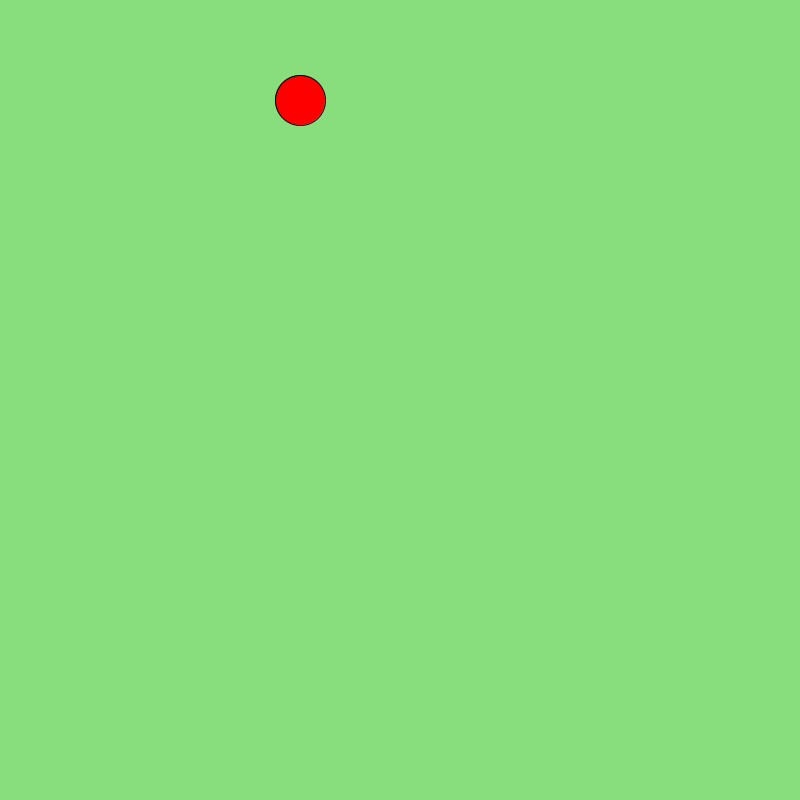
Frame 1 (no input)
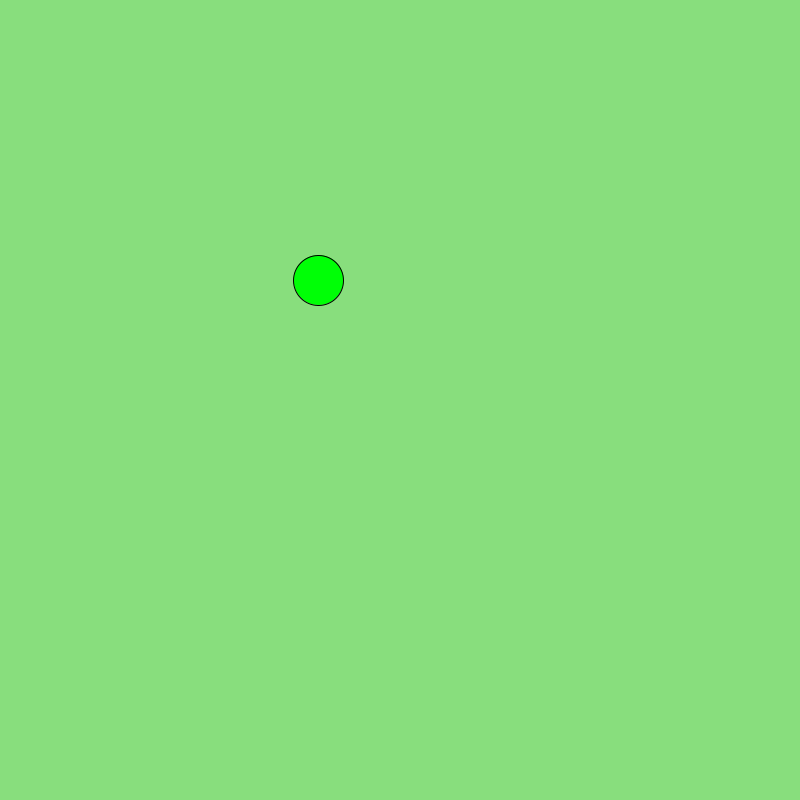
Frame 60 (the mouse pressed at the canvas centre just before this capture)
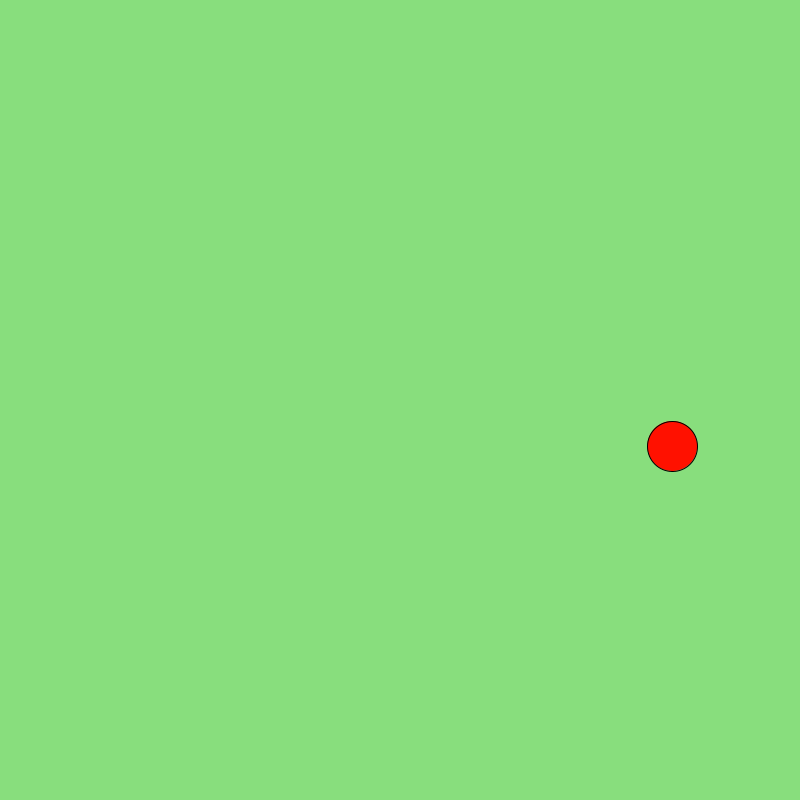
Frame 120 (the mouse held since frame 60 and released just before this capture)

The Processing sketch that drew these frames (run headless with seeded random() and noise(); from frame 60 on, the mouse is pressed at the canvas centre):

// Processing sketch: gravity_ball
// ── gravity_ball.pde
//creates a new mainball called main (controllable)
Mainball main = new Mainball();
//intialize arraylist called balls based on Ball
ArrayList<Ball> balls = new ArrayList<Ball>();
//set canvas size, text size, & color mode
void setup() {
  size(800, 800);
  textSize(20);
  colorMode(HSB);
}
void draw() {
  //draw background every frame
  background(#88DE7D);
  //mainball move, collide, & display
  main.move();
  main.collide();
  main.display();
  //move, collide, & display every ball (based on Ball) in the arraylist balls
  for (Ball ball : balls) {
    ball.move();
    ball.collide();
    ball.display();
  }
}
//hit the ball in the whatever direction is pressed (MUST CLICK INTO THE WINDOW)
void keyPressed() {
  println(key);
  if (key=='w')
  {
    main.w();
  }
  if (key=='s') {
    main.s();
  }
  if (key=='a') {
    main.a();
  }
  if (key=='d') {
    main.d();
  }
}
//adds a new ball object (based on Ball) to the array list called balls
void mouseClicked() {
  balls.add(new Ball());
}

// ── ball.pde
class Ball {
  //properties
  float xpos;
  float ypos;
  float xaccel = 0;
  float yaccel = -10;
  //variables for switching variables when balls collide
  float tempx;
  float tempy;
  //constructor, initializes ball where mouse is clicked
  Ball() {
    xpos = mouseX;
    ypos = mouseY;
  }
  //methods
  //display ball at current location
  void display() {
    fill(255);
    ellipse(xpos, ypos, 50, 50);
  }
  //change position by adding acceleration
  void move() {
    xpos = xpos+xaccel;
    ypos = ypos+yaccel;
    //decrease horizontal acceleration
    xaccel = xaccel*0.98;
    //increase vertical acceleration (gravity)
    yaccel++;
  }
  void collide() {
    //test for and apply wall collisions by inverting acceleration when ball reaches wall
    if (xpos>775) {
      xaccel = xaccel*(-1)+1;
      xpos = 775;
    }
    if (xpos<25) {
      xaccel = xaccel*(-1)-1;
      xpos = 25;
    }
    if (abs(xaccel)<0.1) {
      xaccel = 0;
    }
    if (ypos>775) {
      yaccel = yaccel*(-1)+5;
      ypos = 775;
      if (yaccel<1) {
      }
    }
    if (ypos<25) {
      yaccel = yaccel*(-1)-1;
      ypos = 27;
    }
    //for every ball
    for (Ball ball : balls) {
      //check if balls are colliding
      if (dist(ball.xpos, ball.ypos, xpos, ypos)<50) {
        //switch the x acceleration between the two colliding balls
        tempx = ball.xaccel;
        ball.xaccel = xaccel;
        xaccel = tempx;
        //switch the y acceleration between the two colliding balls
        tempy = ball.yaccel;
        ball.yaccel = yaccel;
        yaccel = tempy;
        //add a bit of additional acceleration based on how much the balls are overlapping/colliding
        xaccel = xaccel + 0.1*(xpos-ball.xpos);
        ball.xaccel = ball.xaccel + 0.1*(ball.xpos-xpos);
        yaccel = yaccel + 0.1*(ypos-ball.ypos);
        ball.yaccel = ball.yaccel + 0.1*(ball.ypos-ypos);
      }
    }
  }
}

// ── mainball.pde
class Mainball {
  //properties
  float xpos;
  float ypos;
  float xaccel = 200;
  float yaccel = 0;
  //define speed variable
  float speed = 0;
  //define number of collisions variable
  int collisions = 0;
  //define color variable
  int c = 0;
  //variables for switching velocities when balls collide
  float tempx;
  float tempy;
  //constructor, initializes ball where mouse is clicked
  Mainball() {
    xpos = 100;
    ypos = 100;
  }
  //methods
  //display ball at current location
  void display() {
    fill(c, 255, 255);
    ellipse(xpos, ypos, 50, 50);
  }
  //change position by adding acceleration
  void move() {
    xpos = xpos+xaccel;
    ypos = ypos+yaccel;
    //decrease horizontal acceleration
    xaccel = xaccel*0.98;
    //increase vertical acceleration (gravity)
    yaccel++;
  }
  void collide() {
    //test for and apply wall collisions by inverting acceleration and changing random ball color
    if (xpos>775) {
      xaccel = xaccel*(-1)+1;
      xpos = 775;
      collisions++;
      c = int(random(0, 256));
    }
    if (xpos<25) {
      xaccel = xaccel*(-1)-1;
      xpos = 25;
      collisions++;
      c = int(random(0, 256));
    }
    if (abs(xaccel)<0.1) {
      xaccel = 0;
    }
    if (ypos>775) {
      yaccel = yaccel*(-1)+5;
      ypos = 775;
      if (yaccel<1) {
        collisions++;
        c = int(random(0, 256));
      }
    }
    if (ypos<25) {
      yaccel = yaccel*(-1)-1;
      ypos = 27;
      collisions++;
      c = int(random(0, 256));
    }
    //for every ball
    for (Ball ball : balls) {
      //check if balls are colliding
      if (dist(ball.xpos, ball.ypos, xpos, ypos)<50) {
        //switch the x acceleration between the two colliding balls
        tempx = ball.xaccel;
        ball.xaccel = xaccel;
        xaccel = tempx;
        //switch the y acceleration between the two colliding balls
        tempy = ball.yaccel;
        ball.yaccel = yaccel;
        yaccel = tempy;
        //add a bit of additional acceleration based on how much the balls are overlapping/colliding
        xaccel = xaccel + 0.1*(xpos-ball.xpos);
        ball.xaccel = ball.xaccel + 0.1*(ball.xpos-xpos);
        yaccel = yaccel + 0.1*(ypos-ball.ypos);
        ball.yaccel = ball.yaccel + 0.1*(ball.ypos-ypos);
      }
    }
  }
  void w() {
    yaccel = yaccel-40;
  }
  void s() {
    yaccel = yaccel+40;
  }
  void a() {
    xaccel = xaccel-40;
  }
  void d() {
    xaccel = xaccel+40;
  }
}
